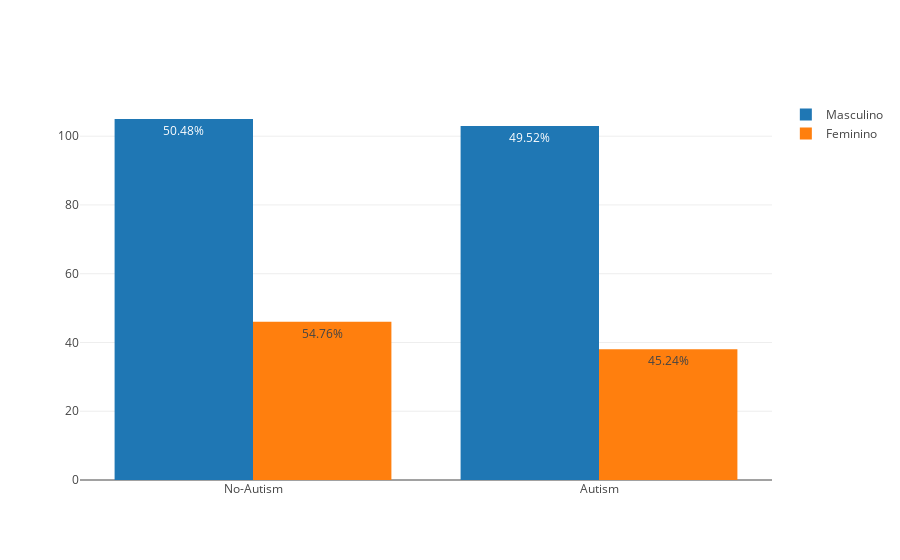

Notebook code cell kept with this figure:
### Markdown cell above
### Diagnóstico de autismo separado por sexo

### Code cell
#Separando dataframe por sexo
masc = df.query('gender == "m"')
fem = df.query('gender == "f"')

# Criando estrutura para armazenar Classe/ASD
autismo_m = masc['Class/ASD'].value_counts().to_dict()
autismo_f = fem['Class/ASD'].value_counts().to_dict()

# Substituindo valores de classe NO -> NO-Autism, YES -> Autism

new_x = [x for x in autismo_m.keys()]
for i,v in enumerate(new_x):
    if v == 'NO':
        new_x[i] = v.replace('NO','No-Autism')
    elif v == 'YES':
        new_x[i] = v.replace('YES','Autism')
        
# Gráfica de representação
trace_m = go.Bar(x = new_x,
                 y = list(autismo_m.values()),
                 text = porcentagem(list(autismo_m.values())),
                 textposition = 'auto',
                 name = 'Masculino')

trace_f = go.Bar(x = new_x,
                 y = list(autismo_f.values()),
                 text = porcentagem(list(autismo_f.values())),
                 textposition = 'auto',
                 name = 'Feminino')

data1 = [trace_m,trace_f]

layout1 = go.Layout(barmode = 'group')

fig1 = go.Figure(data=data1, layout = layout1)

py.iplot(fig1)

### Figure 1 — Plotly figure (JSON) as saved in the notebook; plotly's stock layout.template omitted (floating-point values rounded to 4 significant figures)
{"data": [{"name": "Masculino", "text": ["50.48%", "49.52%"], "textposition": "auto", "type": "bar", "uid": "33afbf5d-9c7d-432f-9282-d68729898423", "x": ["No-Autism", "Autism"], "y": [105, 103]}, {"name": "Feminino", "text": ["54.76%", "45.24%"], "textposition": "auto", "type": "bar", "uid": "ae668654-a835-4135-ab8b-ab7536a433c6", "x": ["No-Autism", "Autism"], "y": [46, 38]}], "layout": {"barmode": "group"}}
